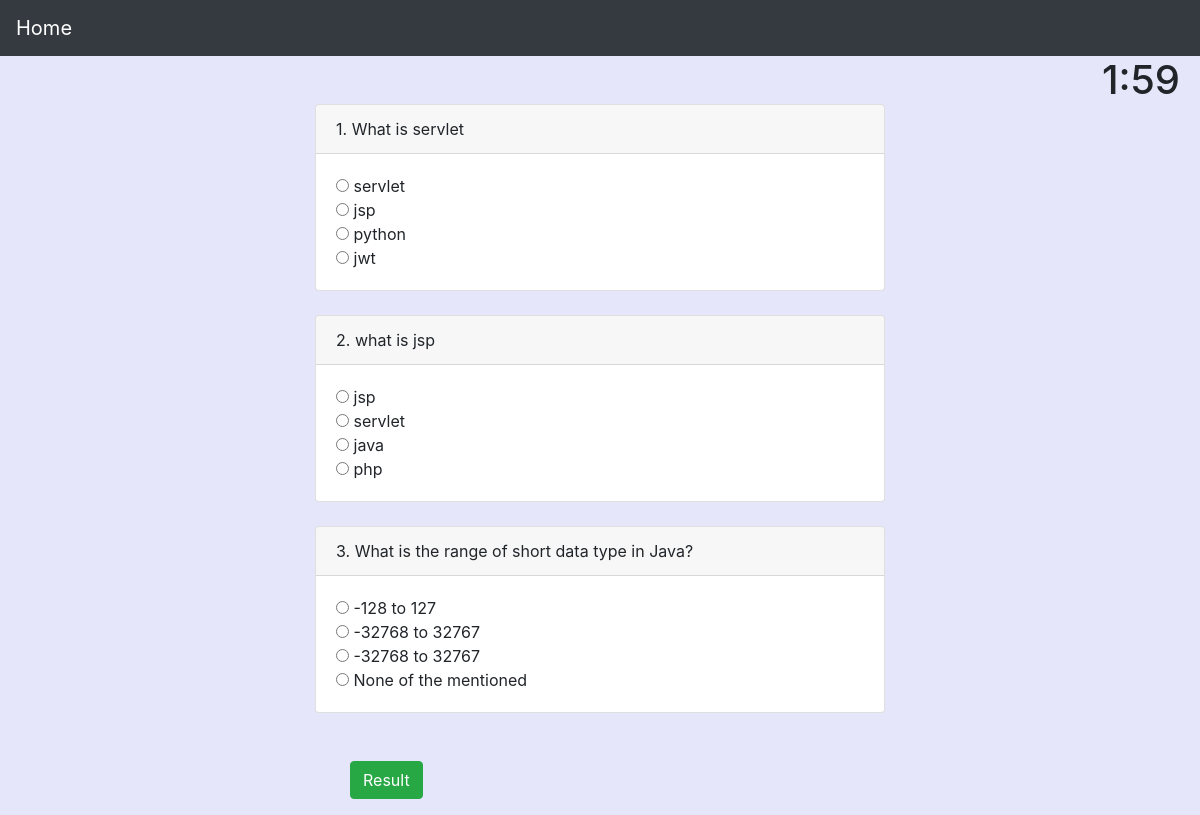
The page /advancejava on the database as committed earlier.
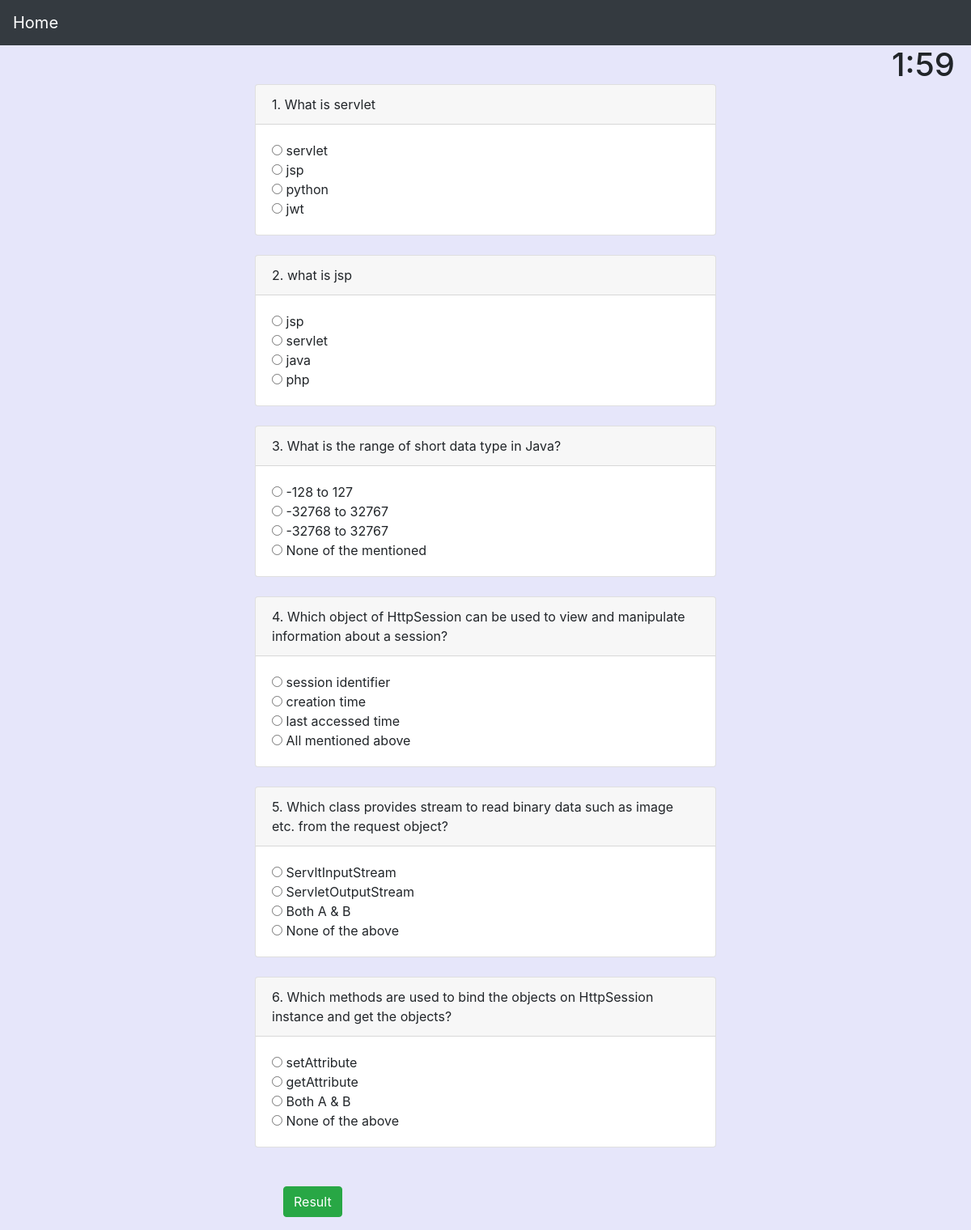
The same page on the database as committed later.
### projectApp/models.py (models this page shows)
class Advancejava(models.Model):
    question = models.CharField(max_length = 250)
    optiona = models.CharField(max_length = 100)
    optionb = models.CharField(max_length = 100)
    optionc = models.CharField(max_length = 100)
    optiond = models.CharField(max_length = 100)
    answer = models.CharField(max_length = 100)
    def __str__(self):
        return self.question

### projectApp/views.py (the view)
# urls.py: path('advancejava',views.advancejava,name="advancejava"),
def advancejava(request):
    ques =  Advancejava.objects.all()
    print(ques)
    return render(request,'questions.html',{'ques':ques})

### templates/questions.html (shortened to what this page needs)
<html>
<head>
   	<link rel="stylesheet" href="https://stackpath.bootstrapcdn.com/bootstrap/4.3.1/css/bootstrap.min.css">
</head>
<body style="background-color:#E6E6FA">
<nav class="navbar navbar-expand-lg navbar-dark bg-dark" style="overflow:show;position: fixed;top: 0;width: 100%;z-index:1000";>
                <a class="navbar-brand" href="{% url 'updatehome' %}">Home</a>
          </nav>
  <div class="container col-6"><br><br>
    <div class="timer">
           <h1> <time id="countdown"style="position: fixed; right:20px;"></time></h1>
        </div>
        </div>
  <div class="container col-6"> <br> <br>
        <form action="result" method="post" name="question">
  {% for que in ques %}
  <div class="card">
  <div class="card-header">
  {{ forloop.counter }}. {{ que.question }}
  </div>
  <div class="card-body">
      <input type="radio" name="{{ que.id }}" value="{{ que.optiona }}">
      {{ que.optiona }} <br>
      <input type="radio" name="{{ que.id }}" value="{{ que.optionb }}">
      {{ que.optionb }} <br>
      <input type="radio" name="{{ que.id }}" value="{{ que.optionc }}">
      {{ que.optionc }} <br>
      <input class="form_control" type="radio" name="{{ que.id }}" value="{{ que.optiond }}">
      {{ que.optiond }}
  </div>
</div><br>
  {% endfor %}
  <br>
  <div class="row">
    <div class="col-md-1">
    </div>
    <div class="col-xs-2">
      <button type="submit" class="btn btn-block btn-success btn-md">Result</button>
    </div>
  </div>
</form>
</div>
  </body>
</html>

Rows that differ between the two databases and show on the page:
added Advancejava: question "Which object of HttpSession can be used to view and manipulate information about a session?", optiona "session identifier", optionb "creation time", optionc "last accessed time", optiond "All mentioned above"
added Advancejava: question "Which class provides stream to read binary data such as image etc. from the request object?", optiona "ServltInputStream", optionb "ServletOutputStream", optionc "Both A & B", optiond "None of the above"
added Advancejava: question "Which methods are used to bind the objects on HttpSession instance and get the objects?", optiona "setAttribute", optionb "getAttribute", optionc "Both A & B", optiond "None of the above"
